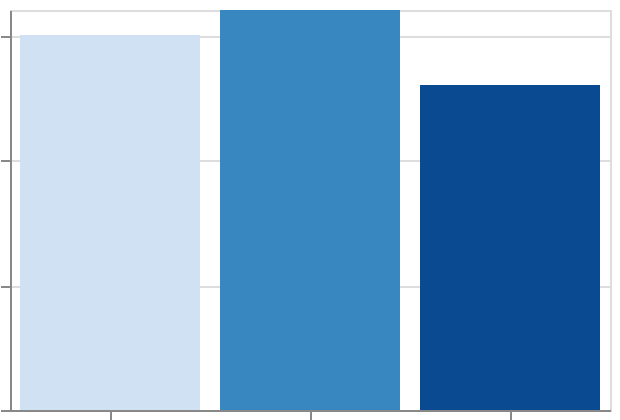

Here is the Vega-Lite specification saved for this chart:
### Vega-Lite specification from a JSON file in a GitHub repository (floating-point values rounded to 4 significant figures)
{"$schema": "https://vega.github.io/schema/vega-lite/v6.json", "padding": 5, "autosize": "none", "width": 300, "height": 200, "data": {"name": "table", "values": [{"c": "A", "g": "p", "x": 1, "y": 2, "v": 5, "t": "2024-01-15", "o": {"v": 3}, "IMDB Rating": 6.1, "d": "x1"}, {"c": "B", "g": "q", "x": 2, "y": 4, "v": 9, "t": "2024-02-20", "o": {"v": 7}, "IMDB Rating": 7.4, "d": "x2"}, {"c": "A", "g": "q", "x": 3, "y": 3, "v": 2, "t": "2024-03-05", "o": {"v": 1}, "IMDB Rating": 5.2, "d": "x1"}, {"c": "C", "g": "p", "x": 4, "y": 6, "v": 7, "t": "2024-05-30", "o": {"v": 4}, "IMDB Rating": 8.8, "d": "x3"}, {"c": "B", "g": "p", "x": 5, "y": 5, "v": 4, "t": "2024-07-11", "o": {"v": 9}, "IMDB Rating": 6.9, "d": "x2"}, {"c": "C", "g": "q", "x": 6, "y": 8, "v": 6, "t": "2024-09-02", "o": {"v": 2}, "IMDB Rating": 7.7, "d": "x3"}, {"c": "A", "g": "p", "x": 7, "y": 7, "v": 8, "t": "2024-11-25", "o": {"v": 5}, "IMDB Rating": 4.4, "d": "x1"}, {"c": "B", "g": "q", "x": 8, "y": 9, "v": 3, "t": "2024-12-31", "o": {"v": 8}, "IMDB Rating": 9.1, "d": "x2"}]}, "transform": [{"aggregate": [{"op": "sum", "field": "v", "as": "total"}, {"op": "mean", "field": "y", "as": "avg"}, {"op": "count", "as": "n"}], "groupby": ["c"]}], "mark": "bar", "encoding": {"x": {"field": "c", "type": "nominal"}, "y": {"field": "total", "type": "quantitative"}, "color": {"field": "avg", "type": "quantitative"}}}
